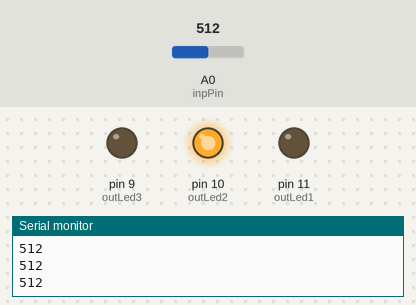
This sketch was run on a simulated Arduino Uno, built with avr-gcc and run on an emulated ATmega328P. Shown: output pins drawn as LEDs (lit = HIGH), the last lines printed to the serial monitor. The test bench sets the inputs (shaded band); at power-on: A0 (inpPin) = 512.

Above: at 1.2 s.
1.3 s: A0 (inpPin) set to 658
2.8 s: A0 (inpPin) set to 682
At 3.9 s:
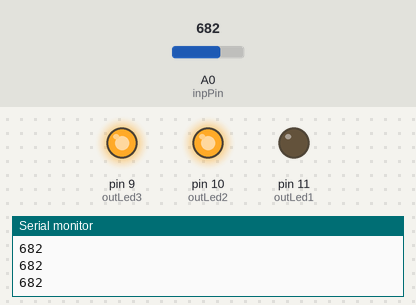
4.3 s: A0 (inpPin) set to 323
At 5.5 s:
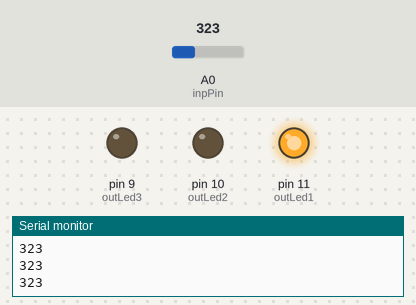
5.8 s: A0 (inpPin) set to 348
At 6.2 s:
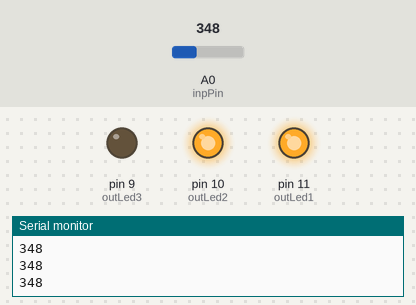
7.3 s: A0 (inpPin) set to 676
At 8.4 s:
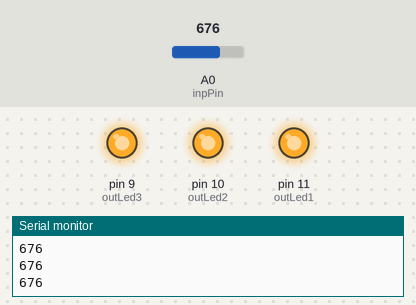
8.8 s: A0 (inpPin) set to 656
At 10.2 s:
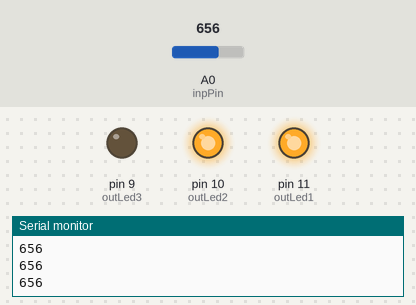
Timing chart, 0 to 11.3 s (numbered marks = the images above; inputs shaded):
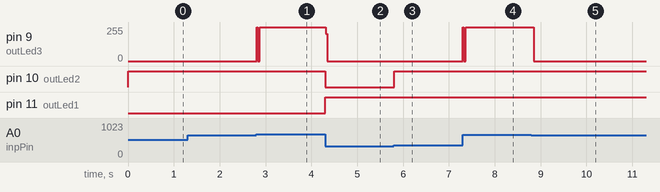

Measured:
- the behaviour switches between 666 and 667 on A0 (inpPin) (found by bisection; images 0 and 1)
- the behaviour switches between 333 and 334 on A0 (inpPin) (found by bisection; images 2 and 3)
- after the input at 2.8 s, pin 9 (outLed3): 0/255 → 255/255 at once
- after the input at 4.3 s, pin 9 (outLed3): 255/255 → 0/255 at once; pin 10 (outLed2): HIGH → LOW at once; pin 11 (outLed1): LOW → HIGH at once
- after the input at 5.8 s, pin 10 (outLed2): LOW → HIGH at once
- after the input at 7.3 s, pin 9 (outLed3): 0/255 → 255/255 at once
- after the input at 8.8 s, pin 9 (outLed3): 255/255 → 0/255 after 0.05 s

The sketch:

Oppgave4.ino
```cpp
int inpPin = A0;
int outLed1 = 11;
int outLed2 = 10;
int outLed3 = 9;

void setup() {
  Serial.begin(9600);
  pinMode(inpPin, INPUT);
}


void loop() {
  int inputValue = analogRead(inpPin);
  int outputValue = map(inputValue, 0, 1023, 0, 255);
  Serial.println(inputValue);


  if(inputValue < 333){
     analogWrite(outLed1, 255);
     analogWrite(outLed2, 0);
     analogWrite(outLed3, 0);
  }
  if(inputValue > 333) {
    analogWrite(outLed2, 255);
    analogWrite(outLed3, 0);
  }
  if(inputValue > 666) {
    analogWrite(outLed3, 255);
  }

  delay(10);
}
```
